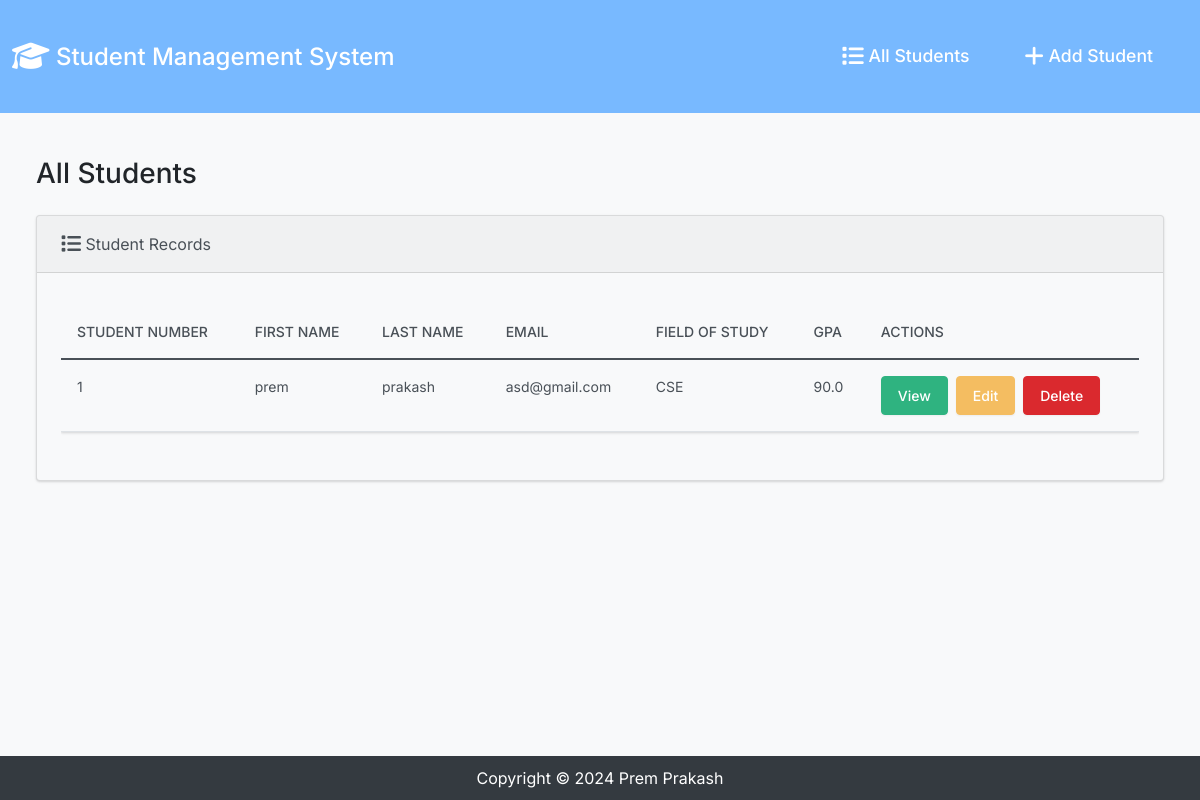
Before: / with the older database file.
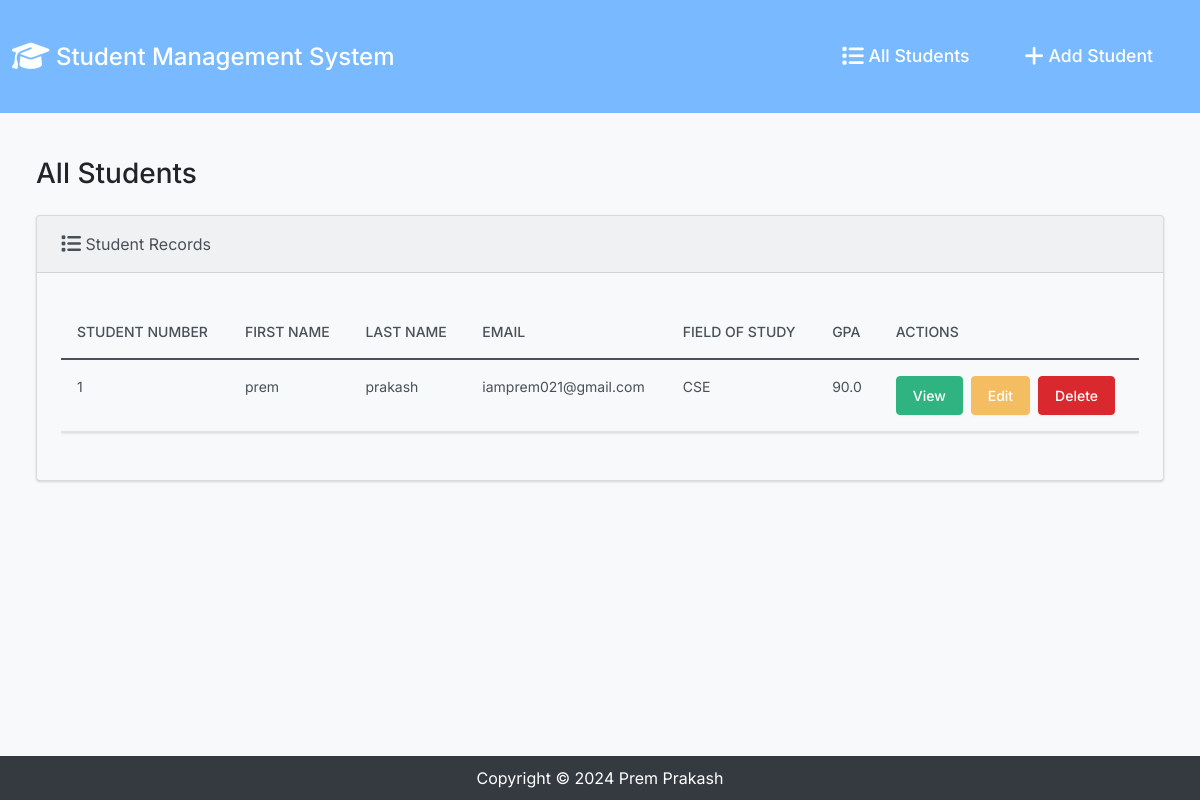
After: the same page with the newer database file.
### students/models.py (models this page shows, shortened)
class Student(models.Model):
  student_number = models.PositiveIntegerField()
  first_name = models.CharField(max_length=50)
  last_name = models.CharField(max_length=50)
  email = models.EmailField(max_length=100)
  field_of_study = models.CharField(max_length=50)
  gpa = models.FloatField()

### students/views.py (the view)
# urls.py: path('', views.index, name='index'),
def index(request):
  return render(request, 'students/index.html', {
    'students': Student.objects.all()
  })

### students/templates/students/index.html (shortened to what this page needs)
{% extends "students/base.html" %}
{% block body %}
<h3 class="m-4">All Students</h3>
<div class="row">
  <div class="col-12">
    {% if students %}
    <div class="card bg-light ms-4 me-4 mb-4">
      <div class="card-header">
        <i class="fa-solid fa-list fa-lg"></i> Student Records
      </div>
      <div class="card-body">
        <p class="card-text">
          <div class="table-responsive">
            <table class="table table-hover">
              <thead>
                <tr>
                  <th scope="col">Student Number</th>
                  <th scope="col">First Name</th>
                  <th scope="col">Last Name</th>
                  <th scope="col">Email</th>
                  <th scope="col">Field of Study</th>
                  <th scope="col">GPA</th>
                  <th scope="col">Actions</th>
                </tr>
              </thead>
              <tbody>
                {% for student in students %}
                  <tr>
                    <td>{{ student.student_number }}</td>
                    <td>{{ student.first_name }}</td>
                    <td>{{ student.last_name }}</td>
                    <td>{{ student.email }}</td>
                    <td>{{ student.field_of_study }}</td>
                    <td>{{ student.gpa }}</td>
                    <td>
                      <button type="button" class="btn btn-success me-1" href="{% url 'view_student' student.id %}" data-bs-toggle="modal" data-bs-target="#myModal{{student.id}}">
                        View
                      </button>
                      <a class="btn btn-warning me-1" href="{% url 'edit' student.id %}">
                        Edit
                      </a>
                      <button type="button" class="btn btn-danger" data-bs-toggle="modal" data-bs-target="#delete{{student.id}}">
                        Delete
                      </button>
                    </td>
                  </tr>
                {% endfor %}
              </tbody>
            </table>
          </div>
        </p>
      </div>
    </div>
    {% else %}
      <h5 class="alert alert-primary ms-4 me-4">No Student Records</h5>
    {% endif %}
  </div>
</div>
{% endblock %}

### students/templates/students/base.html (shortened to what this page needs)
{% load static %}
<!DOCTYPE html>
<html lang="en">
<head>
  <link rel="stylesheet" href="https://cdnjs.cloudflare.com/ajax/libs/font-awesome/6.1.1/css/all.min.css">
  <link href="{% static 'css/bootstrap.min.css' %}" rel="stylesheet">
</head>
<body class="d-flex flex-column min-vh-100">
  <nav class="navbar navbar-expand-lg navbar-dark">
    <div class="container-fluid">
      <a class="navbar-brand" href="{% url 'index' %}">
        <i class="fa-solid fa-graduation-cap fa-lg"></i> Student Management System
      </a>
      <div class="collapse navbar-collapse" id="navbarNav">
        <ul class="navbar-nav ms-auto">
          <li class="nav-item">
            <a class="nav-link" href="{% url 'index' %}">
              <i class="fa-solid fa-list fa-lg"></i> All Students
            </a>
          </li>
          <li class="nav-item">
            <a class="nav-link" href="{% url 'add' %}">
              <i class="fa-solid fa-plus fa-lg"></i> Add Student
            </a>
          </li>
        </ul>
      </div>
    </div>
  </nav>
  <div class="container-fluid">
    {% block body %}
    {% endblock %}
  </div>
  <footer class="mt-auto">
    <div class="text-center">
      <span>
        Copyright &copy; <script>document.write(new Date().getFullYear())</script> Prem Prakash
      </span>
    </div>
  </footer>
</body>
</html>

### students/templates/students/base.html (style rules this page uses)
body { background-color: #f8f9fa; }
.navbar { background-color: #78b9ff; }
.navbar-brand { font-size: 1.5rem; }
.navbar-nav .nav-item .nav-link { color: #fff; font-size: 1.1rem; margin-right: 15px; }
.container-fluid { padding-top: 20px; padding-bottom: 20px; }
footer { background-color: #343a40; color: #fff; text-align: center; padding: 10px 0; }

Changed rows visible on the page:
changed Student "prem": email "asd@gmail.com" → "iamprem021@gmail.com"
